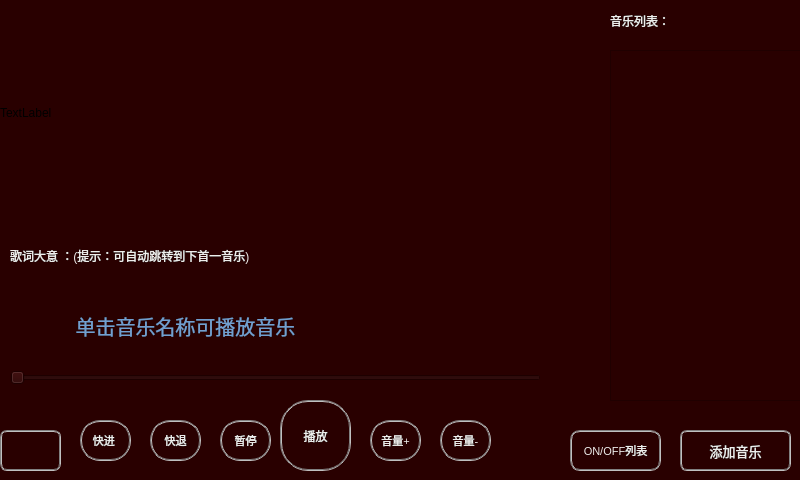
<?xml version="1.0" encoding="UTF-8"?>
<ui version="4.0">
 <class>win3</class>
 <widget class="QMainWindow" name="win3">
  <property name="geometry">
   <rect>
    <x>0</x>
    <y>0</y>
    <width>800</width>
    <height>480</height>
   </rect>
  </property>
  <property name="font">
   <font>
    <pointsize>11</pointsize>
   </font>
  </property>
  <property name="windowTitle">
   <string>MainWindow</string>
  </property>
  <property name="styleSheet">
   <string notr="true">background-color: rgb(41, 0, 0);</string>
  </property>
  <widget class="QWidget" name="centralwidget">
   <widget class="QLabel" name="label">
    <property name="geometry">
     <rect>
      <x>70</x>
      <y>290</y>
      <width>521</width>
      <height>71</height>
     </rect>
    </property>
    <property name="font">
     <font>
      <pointsize>15</pointsize>
     </font>
    </property>
    <property name="styleSheet">
     <string notr="true">color: rgb(114, 159, 207);</string>
    </property>
    <property name="text">
     <string> 单击音乐名称可播放音乐</string>
    </property>
   </widget>
   <widget class="QListWidget" name="listWidget">
    <property name="geometry">
     <rect>
      <x>610</x>
      <y>50</y>
      <width>191</width>
      <height>351</height>
     </rect>
    </property>
    <property name="styleSheet">
     <string notr="true">color: rgb(238, 238, 236);</string>
    </property>
   </widget>
   <widget class="QPushButton" name="pushButton">
    <property name="geometry">
     <rect>
      <x>680</x>
      <y>430</y>
      <width>111</width>
      <height>41</height>
     </rect>
    </property>
    <property name="font">
     <font>
      <pointsize>10</pointsize>
     </font>
    </property>
    <property name="styleSheet">
     <string notr="true">color: rgb(238, 238, 236);
border:2px groove gray;
border-radius:7px;
padding:2px 4px;</string>
    </property>
    <property name="text">
     <string>添加音乐</string>
    </property>
   </widget>
   <widget class="QPushButton" name="pushButton_2">
    <property name="geometry">
     <rect>
      <x>80</x>
      <y>420</y>
      <width>51</width>
      <height>41</height>
     </rect>
    </property>
    <property name="font">
     <font>
      <pointsize>8</pointsize>
     </font>
    </property>
    <property name="styleSheet">
     <string notr="true">color: rgb(238, 238, 236);
border:2px groove gray;
border-radius:20px;
padding:2px 4px;</string>
    </property>
    <property name="text">
     <string>快进 </string>
    </property>
   </widget>
   <widget class="QPushButton" name="pushButton_3">
    <property name="geometry">
     <rect>
      <x>150</x>
      <y>420</y>
      <width>51</width>
      <height>41</height>
     </rect>
    </property>
    <property name="font">
     <font>
      <pointsize>8</pointsize>
     </font>
    </property>
    <property name="styleSheet">
     <string notr="true">color: rgb(238, 238, 236);
border:2px groove gray;
border-radius:20px;
padding:2px 4px;</string>
    </property>
    <property name="text">
     <string>快退</string>
    </property>
   </widget>
   <widget class="QPushButton" name="pushButton_4">
    <property name="geometry">
     <rect>
      <x>220</x>
      <y>420</y>
      <width>51</width>
      <height>41</height>
     </rect>
    </property>
    <property name="font">
     <font>
      <pointsize>8</pointsize>
     </font>
    </property>
    <property name="styleSheet">
     <string notr="true">color: rgb(238, 238, 236);
border:2px groove gray;
border-radius:20px;
padding:2px 4px;</string>
    </property>
    <property name="text">
     <string>暂停</string>
    </property>
   </widget>
   <widget class="QPushButton" name="pushButton_5">
    <property name="geometry">
     <rect>
      <x>280</x>
      <y>400</y>
      <width>71</width>
      <height>71</height>
     </rect>
    </property>
    <property name="styleSheet">
     <string notr="true">color: rgb(238, 238, 236);
border:2px groove gray;
border-radius:28px;
padding:2px 4px;</string>
    </property>
    <property name="text">
     <string>播放</string>
    </property>
   </widget>
   <widget class="QPushButton" name="pushButton_6">
    <property name="geometry">
     <rect>
      <x>370</x>
      <y>420</y>
      <width>51</width>
      <height>41</height>
     </rect>
    </property>
    <property name="font">
     <font>
      <pointsize>8</pointsize>
     </font>
    </property>
    <property name="styleSheet">
     <string notr="true">color: rgb(238, 238, 236);
border:2px groove gray;
border-radius:20px;
padding:2px 4px;</string>
    </property>
    <property name="text">
     <string>音量+</string>
    </property>
   </widget>
   <widget class="QPushButton" name="pushButton_7">
    <property name="geometry">
     <rect>
      <x>440</x>
      <y>420</y>
      <width>51</width>
      <height>41</height>
     </rect>
    </property>
    <property name="font">
     <font>
      <pointsize>8</pointsize>
     </font>
    </property>
    <property name="styleSheet">
     <string notr="true">color: rgb(238, 238, 236);
border:2px groove gray;
border-radius:20px;
padding:2px 4px;</string>
    </property>
    <property name="text">
     <string>音量-</string>
    </property>
   </widget>
   <widget class="QPushButton" name="pushButton_8">
    <property name="geometry">
     <rect>
      <x>0</x>
      <y>430</y>
      <width>61</width>
      <height>41</height>
     </rect>
    </property>
    <property name="styleSheet">
     <string notr="true">color: rgb(238, 238, 236);
border-image: url(:/r1.jpg);
border:2px groove gray;
border-radius:7px;
padding:2px 4px;</string>
    </property>
    <property name="text">
     <string/>
    </property>
   </widget>
   <widget class="QLabel" name="label_2">
    <property name="geometry">
     <rect>
      <x>10</x>
      <y>240</y>
      <width>531</width>
      <height>31</height>
     </rect>
    </property>
    <property name="styleSheet">
     <string notr="true">
color: rgb(238, 238, 236);</string>
    </property>
    <property name="text">
     <string>歌词大意 ：(提示：可自动跳转到下首一音乐)</string>
    </property>
   </widget>
   <widget class="QLabel" name="label_3">
    <property name="geometry">
     <rect>
      <x>610</x>
      <y>10</y>
      <width>181</width>
      <height>21</height>
     </rect>
    </property>
    <property name="styleSheet">
     <string notr="true">color: rgb(238, 238, 236);</string>
    </property>
    <property name="text">
     <string>音乐列表：</string>
    </property>
   </widget>
   <widget class="QLabel" name="label_4">
    <property name="geometry">
     <rect>
      <x>0</x>
      <y>0</y>
      <width>400</width>
      <height>225</height>
     </rect>
    </property>
    <property name="styleSheet">
     <string notr="true">background-color: rgb(41, 0, 0);</string>
    </property>
    <property name="text">
     <string>TextLabel</string>
    </property>
   </widget>
   <widget class="QSlider" name="horizontalSlider">
    <property name="geometry">
     <rect>
      <x>10</x>
      <y>370</y>
      <width>531</width>
      <height>16</height>
     </rect>
    </property>
    <property name="styleSheet">
     <string notr="true"/>
    </property>
    <property name="orientation">
     <enum>Qt::Horizontal</enum>
    </property>
   </widget>
   <widget class="QPushButton" name="pushButton_10">
    <property name="geometry">
     <rect>
      <x>570</x>
      <y>430</y>
      <width>91</width>
      <height>41</height>
     </rect>
    </property>
    <property name="font">
     <font>
      <pointsize>8</pointsize>
     </font>
    </property>
    <property name="styleSheet">
     <string notr="true">border:2px groove gray;
color: rgb(238, 238, 236);
border-radius:10px;
padding:2px 4px;</string>
    </property>
    <property name="text">
     <string>ON/OFF列表</string>
    </property>
   </widget>
  </widget>
 </widget>
 <resources/>
 <connections/>
</ui>
